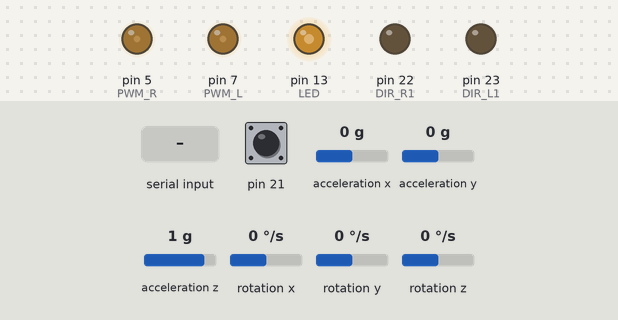
This sketch was run on a simulated Arduino Mega 2560, built with avr-gcc and run on an emulated ATmega2560. On the bench: output pins drawn as LEDs (lit = HIGH). The inputs (shaded band) are chosen by the test bench; at power-on: acceleration x 0 g, pin 21 HIGH, acceleration y 0 g, acceleration z 1 g, rotation x 0 °/s, rotation y 0 °/s, rotation z 0 °/s. The sensor or clock chip raises its interrupt line as the real part does.

Above: at 4.8 s.
4.9 s: "90,45,200\n" received over the second serial link
At 7.1 s:
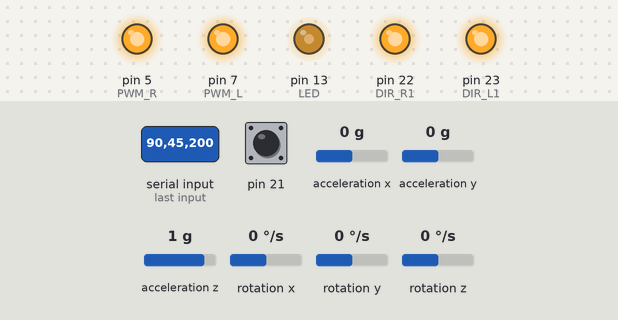
7.4 s: acceleration x set to -1.1 g
8.9 s: acceleration x set to -1.4 g
At 10.1 s:
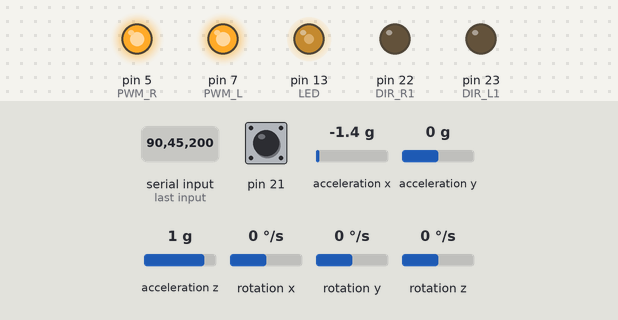
10.4 s: "30,150,10\n" received over the second serial link
At 10.8 s:
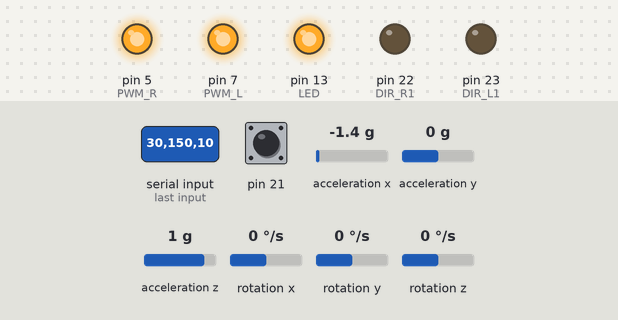
12.9 s: acceleration x set to -0.2 g
14.4 s: acceleration x set to 0.1 g
At 15.5 s:
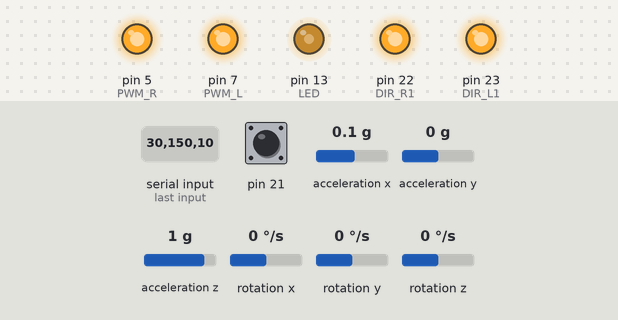
Timing chart, 0 to 16.9 s (numbered marks = the images above; inputs shaded):
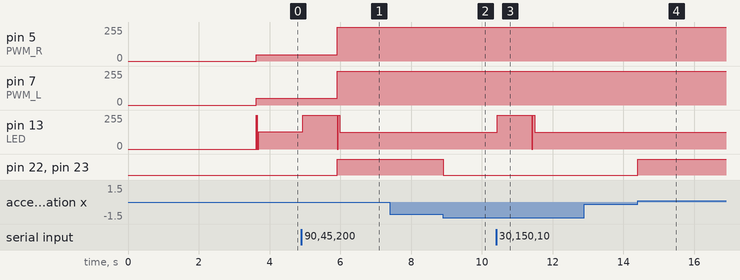

The sketch:

try_sbb.ino
```cpp
#include <Wire.h>
#include "I2Cdev.h"
#include "MPU6050_6Axis_MotionApps20.h"

#define LED 13
#define PWM_L 7
#define PWM_R 5
#define DIR_L1 23
#define DIR_R1 22
#define SPD_INT_L 19
#define SPD_PUL_L 27
#define SPD_INT_R 18
#define SPD_PUL_R 26
#define MPU_INT 2//0
#define K_AGL_AD A0
#define K_AGL_DOT_AD A1
#define K_POS_AD A2
#define K_POS_DOT_AD A3

MPU6050 mpu;            // AD0 low = 0x68

String readString;
int n;

// tunable variables to be transferred from Webinterface via Serial
float KAD;
float KDAD;
float KPAD;
float KPDAD;

// MPU control/status vars
bool dmpReady = false;  // set true if DMP init was successful
uint8_t mpuIntStatus;   // holds actual interrupt status byte from MPU
uint8_t devStatus;      // return status after each device operation (0 = success, !0 = error)
uint16_t packetSize;    // expected DMP packet size (default is 42 bytes)
uint16_t fifoCount;     // count of all bytes currently in FIFO
uint8_t fifoBuffer[64]; // FIFO storage buffer

// orientation/motion vars
Quaternion q;           // [w, x, y, z]         quaternion container
VectorFloat gravity;    // [x, y, z]            gravity vector
int16_t gyro[3];        // [x, y, z]            gyro vector
float ypr[3];           // [yaw, pitch, roll]   yaw/pitch/roll container and gravity vector

double K_angle,K_angle_dot,K_position,K_position_dot;
double K_angle_AD,K_angle_dot_AD,K_position_AD,K_position_dot_AD;
double position_add,position_dot;
double position_dot_filter;
int speed_real_l,speed_real_r;
int pwm,pwm_l,pwm_r;
int Turn_Need,Speed_Need;
float angle, angular_rate;
bool blinkState = false;
int rx_count=0;
byte buf_tmp=0;
uint8_t i2cData[14]; // Buffer for I2C data

volatile bool mpuInterrupt = false;     // indicates whether MPU interrupt pin has gone high
void dmpDataReady()
{
  mpuInterrupt = true;
}

void setup()
{
  init_cal();
  init_IO();

  Wire.begin();// join I2C bus (I2Cdev library doesn't do this automatically)
  TWBR = 6; // 400kHz I2C clock (200kHz if CPU is 8MHz)
  Serial2.begin(9600);

  // initialize device
  Serial2.println(F("Initializing I2C devices..."));
  mpu.initialize();

  // verify connection
  Serial2.println(F("Testing device connections..."));
  Serial2.println(mpu.testConnection() ? F("MPU6050 connection successful") : F("MPU6050 connection failed"));
  delay(2);

  // load and configure the DMP
  Serial2.println(F("Initializing DMP..."));
  devStatus = mpu.dmpInitialize();

  // supply your own gyro offsets here, scaled for min sensitivity
  mpu.setXGyroOffset(66);//66
  mpu.setYGyroOffset(60);//regulate
  mpu.setZGyroOffset(-10);//-10
  mpu.setZAccelOffset(1164); // 1688 factory default for my test chip

  // make sure it worked (returns 0 if so)
  if (devStatus == 0)
  {
    // turn on the DMP, now that it's ready
    Serial2.println(F("Enabling DMP..."));
    mpu.setDMPEnabled(true);

    // enable Arduino interrupt detection
    Serial2.println(F("Enabling interrupt detection (Arduino external interrupt 0)..."));
    attachInterrupt(MPU_INT, dmpDataReady, RISING);
    mpuIntStatus = mpu.getIntStatus();

    // set our DMP Ready flag so the main loop() function knows it's okay to use it
    Serial2.println(F("DMP ready! Waiting for first interrupt..."));
    dmpReady = true;

    // get expected DMP packet size for later comparison
    packetSize = mpu.dmpGetFIFOPacketSize();
    delay(3000);
  }
  else
  {
    // ERROR!
    // 1 = initial memory load failed
    // 2 = DMP configuration updates failed
    // (if it's going to break, usually the code will be 1)
    Serial2.print(F("DMP Initialization failed (code "));
    Serial2.print(devStatus);
    Serial2.println(F(")"));
  }
}

void loop()
{
  // if programming failed, don't try to do anything
  if (!dmpReady) return;
  while (!mpuInterrupt && fifoCount < packetSize) {

  }
  // reset interrupt flag and get INT_STATUS byte
  mpuInterrupt = false;
  mpuIntStatus = mpu.getIntStatus();

  // get current FIFO count
  fifoCount = mpu.getFIFOCount();

  // check for overflow (this should never happen unless our code is too inefficient)
  if ((mpuIntStatus & 0x10) || fifoCount == 1024)
  {
    // reset so we can continue cleanly
    mpu.resetFIFO();
    Serial2.println(F("FIFO overflow!"));
    // otherwise, check for DMP data ready interrupt (this should happen frequently)
  }
  else if (mpuIntStatus & 0x02)
  {
    // wait for correct available data length, should be a VERY short wait
    while (fifoCount < packetSize) fifoCount = mpu.getFIFOCount();
    // read a packet from FIFO
    mpu.getFIFOBytes(fifoBuffer, packetSize);
    // track FIFO count here in case there is > 1 packet available
    // (this lets us immediately read more without waiting for an interrupt)
    fifoCount -= packetSize;
    //Get sensor data
    mpu.dmpGetQuaternion(&q, fifoBuffer);
    mpu.dmpGetGyro(gyro, fifoBuffer);
    mpu.dmpGetGravity(&gravity, &q);
    mpu.dmpGetYawPitchRoll(ypr, &q, &gravity);

    // angle and angular rate unit: radian
//    angle_X = ypr[2] + 0;                  // 0.017 is center of gravity offset
//    angular_rate_X = -((double)gyro[0]/131.0); // converted to radian
    angle = ypr[1] + 0.02;                   // 0.02 is center of gravity offset
    angular_rate = -((double)gyro[1]/131.0); // converted to radian
/*
    Serial.print(angle * RAD_TO_DEG);Serial.print("  ");
    Serial.print(angular_rate * RAD_TO_DEG);Serial.print("  ");
    Serial.print("\n");
*/
    control();
    PWM_calculate();

    // blink LED to indicate activity
    blinkState = !blinkState;
    digitalWrite(LED, blinkState);
  }
}

void init_IO()
{
  // configure I/O
  pinMode(SPD_PUL_L, INPUT);//
  pinMode(SPD_PUL_R, INPUT);//
  pinMode(PWM_L, OUTPUT);//
  pinMode(PWM_R, OUTPUT);//
  pinMode(DIR_L1, OUTPUT);//
  pinMode(DIR_R1, OUTPUT);//
  pinMode(LED, OUTPUT);
  pinMode(A0, INPUT);digitalWrite(A0, HIGH);
  pinMode(A1, INPUT);digitalWrite(A1, HIGH);
  pinMode(A2, INPUT);digitalWrite(A2, HIGH);
  pinMode(A3, INPUT);digitalWrite(A3, HIGH);
  // configure external interruption
  attachInterrupt(SPD_INT_L, speed_int_l, RISING);
  attachInterrupt(SPD_INT_R, speed_int_r, RISING);
}

void init_cal()
{
  K_angle = 34 * 25.6;		//换算系数：256/10 =25.6；
  K_angle_dot = 2 * 25.6;  //2		//换算系数：256/10 =25.6;
  K_position = 0.8 * 0.209; //0.8		//换算系数：(256/10) * (2*pi/(64*12))=0.20944；//256/10:电压换算至PWM，256对应10V；
  K_position_dot = 1.09 * 20.9;	//1.09	//换算系数：(256/10) * (25*2*pi/(64*12))=20.944;
}

void split(String results[], int len, String input, char spChar) {
  String temp = input;
  for (int i=0; i<len; i++) {
    int idx = temp.indexOf(spChar);
    results[i] = temp.substring(0,idx);
    temp = temp.substring(idx+1);
  }
}

void control()
{
  if (Serial2.available() > 0) {
    char readChar[64];
    Serial2.readBytesUntil(33,readChar,64);
    String read_ = String(readChar);
    //Serial.println(readChar);
    int idx1 = read_.indexOf('%');
    int idx2 = read_.indexOf('$');
    // separate command from associated data
    String cmd = read_.substring(1,idx1);
    String data = read_.substring(idx1+1,idx2);

    String sdata[4];
    split(sdata,4,data,'%');

    sdata[0].toCharArray(readChar, sizeof(readChar));
    KAD = atof(readChar);
    sdata[1].toCharArray(readChar, sizeof(readChar));
    KDAD = atof(readChar);
    sdata[2].toCharArray(readChar, sizeof(readChar));
    KPAD = atof(readChar);
    sdata[3].toCharArray(readChar, sizeof(readChar));
    KPDAD = atof(readChar);
}

/*{
  if(!digitalRead(A0)) Speed_Need = 40;
  else if(!digitalRead(A1)) Speed_Need = -40;

  if(!digitalRead(A2)) Turn_Need = 150;
  else if(!digitalRead(A3)) Turn_Need = 150;
*/
  if(++rx_count > 200)
  {
    rx_count = 0;
    Speed_Need = 0;
    Turn_Need = 0;
  }
}
void PWM_calculate(void)
{

  K_angle_AD = -2.8 + KAD;//(analogRead(K_AGL_AD)-512) * 0.03;
  K_angle_dot_AD = -2.28 + KDAD;//(analogRead(K_AGL_DOT_AD)-512) * 0.03;
  K_position_AD = -0.31 + KPAD;//-0.31(analogRead(K_POS_AD)-512) * 0.0007;
  K_position_dot_AD = -0.31 + KPDAD;//-0.31(analogRead(K_POS_DOT_AD)-512) * 0.0007;

  position_dot = (speed_real_l + speed_real_r)*0.5;  //利用编码器求车轮的平均速度

  position_dot_filter*=0.95;		//车轮速度低通滤波
  position_dot_filter+=position_dot*0.05;

  position_add+=position_dot_filter;  //求得车轮的位置
  position_add+=Speed_Need;  //求得所期望的车轮位置

  if(position_add<-10000)
    position_add=-10000;
  else if(position_add>10000)
    position_add=10000;

  //求总体的PWM
  pwm = K_angle * angle * K_angle_AD
      + K_angle_dot * angular_rate * K_angle_dot_AD
      + K_position * position_add * K_position_AD
      + K_position_dot * position_dot_filter * K_position_dot_AD;

  pwm_r = pwm + Turn_Need;
  pwm_l = pwm + Turn_Need;
  pwm_out(pwm_l,pwm_r);
/*
  Serial.write(char(gyroYrate*RAD_TO_DEG+128));
  Serial.write(char(kalAngleY*RAD_TO_DEG+128));
  Serial.write(char(128));
*/
/*
  Serial.print(gyroYrate*RAD_TO_DEG); Serial.print("\t");
  Serial.print(kalAngleY*RAD_TO_DEG);Serial.print("\t");
  Serial.print("\n");
*/
/*
  Serial.print(K_angle_AD);Serial.print("\t");
  Serial.print(K_angle_dot_AD);Serial.print("\t");
  Serial.print(K_position_AD);Serial.print("\t");
  Serial.print(K_position_dot_AD);Serial.print("\t");
  Serial.print("\r\n");


  Serial.print(speed_real_l);Serial.print("\t");
  Serial.print(speed_real_r);Serial.print("\t");
  Serial.print("\r\n");
*/
/*
  Serial2.print("\n");
  Serial2.print(K_angle_AD);
  Serial2.print("   ");
  Serial2.print(K_angle_dot_AD);
  Serial2.print("   ");
  Serial2.print(K_position_AD);
  Serial2.print("   ");
  Serial2.print(K_position_dot_AD);
*/
  speed_real_l = 0;
  speed_real_r = 0;
}

void pwm_out(int l_val,int r_val)
{
  if (l_val<0)
  {
    digitalWrite(DIR_L1, LOW);
    //Serial.println(" LOW");
    l_val=-l_val;
  }
  else
  {
    digitalWrite(DIR_L1, HIGH);
    //Serial.println(" HIGH");
  }

  if (r_val<0)
  {
    digitalWrite(DIR_R1, LOW);
    r_val=-r_val;
  }
  else
  {
    digitalWrite(DIR_R1, HIGH);
  }
  l_val=l_val+2;
  r_val=r_val;
  analogWrite(PWM_L, l_val>255? 255:l_val);
  //Serial.print(l_val>255? 255:l_val);
  analogWrite(PWM_R, r_val>255? 255:r_val);
}

void speed_int_l()
{
  if (digitalRead(SPD_PUL_L))
    speed_real_l-=1;
  else
    speed_real_l+=1;
}

void speed_int_r()
{
  if (digitalRead(SPD_PUL_R))
    speed_real_r-=1;
  else
    speed_real_r+=1;
}
```

Measured:
- the behaviour switches between -1.2 and -1.3 g on acceleration x (found by bisection; images 1 and 2)
- the behaviour switches between -0.1 and 0 g on acceleration x (found by bisection; images 3 and 4)
- after the input at 4.9 s, pin 5 (PWM_R): 48/255 → 255/255 after 1.0 s; pin 7 (PWM_L): 50/255 → 255/255 after 1.0 s; pin 13 (LED): 128/255 → 255/255 at once, → 125/255 0.97 s later; pin 22 (DIR_R1), pin 23 (DIR_L1): LOW → HIGH after 1.0 s
- after the input at 7.4 s, every drawn part: stays the same
- after the input at 8.9 s, pin 22 (DIR_R1), pin 23 (DIR_L1): HIGH → LOW at once
- after the input at 10.4 s, pin 13 (LED): 125/255 → 255/255 at once, → 125/255 0.98 s later
- after the input at 12.9 s, every drawn part: stays the same
- after the input at 14.4 s, pin 22 (DIR_R1), pin 23 (DIR_L1): LOW → HIGH at once
